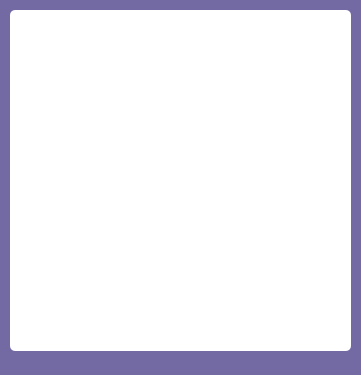
<?xml version="1.0" encoding="UTF-8"?>
<ui version="4.0">
 <class>MainWindow</class>
 <widget class="QMainWindow" name="MainWindow">
  <property name="geometry">
   <rect>
    <x>0</x>
    <y>0</y>
    <width>361</width>
    <height>375</height>
   </rect>
  </property>
  <property name="windowTitle">
   <string>MainWindow</string>
  </property>
  <property name="styleSheet">
   <string notr="true">border-radius: 5px;
color: rgb(255, 255, 255);
background-color: rgb(115, 105, 163);</string>
  </property>
  <widget class="QWidget" name="centralwidget">
   <widget class="QTableWidget" name="tableWidget">
    <property name="geometry">
     <rect>
      <x>10</x>
      <y>10</y>
      <width>341</width>
      <height>341</height>
     </rect>
    </property>
    <property name="styleSheet">
     <string notr="true">background-color: rgb(255, 255, 255);
color: rgb(0, 0, 0);</string>
    </property>
   </widget>
  </widget>
  <widget class="QMenuBar" name="menubar">
   <property name="geometry">
    <rect>
     <x>0</x>
     <y>0</y>
     <width>361</width>
     <height>21</height>
    </rect>
   </property>
  </widget>
 </widget>
 <resources/>
 <connections/>
</ui>
